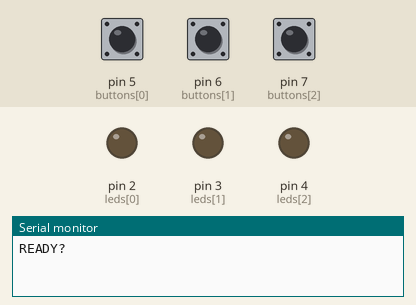
Recording of a sketch running on a simulated Arduino Uno, built with avr-gcc and run on an emulated ATmega328P. Parts: output pins drawn as LEDs (lit = HIGH), the last lines printed to the serial monitor. Dashed ring = blinking. The inputs (shaded band) are chosen by the test bench; at power-on: pin 5 (buttons[0]) LOW, pin 6 (buttons[1]) LOW, pin 7 (buttons[2]) LOW. Random numbers use the default seed unless the sketch sets one.

Above: at 1.5 s.
1.6 s: pin 5 (buttons[0]) pulled HIGH for 0.15 s
At 2.6 s:
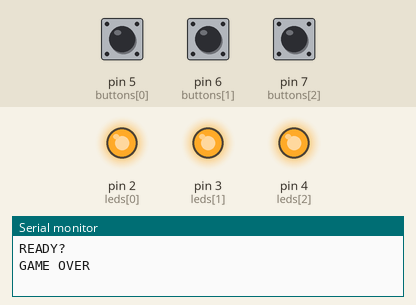
4.7 s: pin 6 (buttons[1]) pulled HIGH for 0.15 s
At 6.3 s:
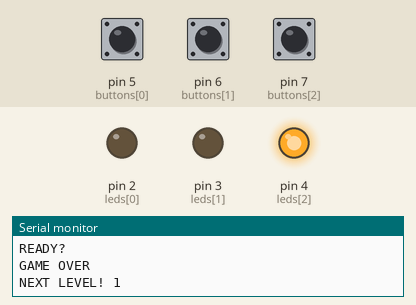
7.4 s: pin 5 (buttons[0]) pulled HIGH for 1 s
At 10.9 s:
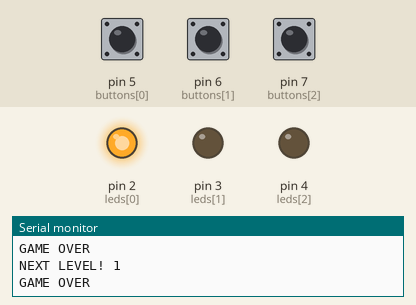
11.4 s: pin 5 (buttons[0]) pulled HIGH for 3.2 s
At 17.4 s:
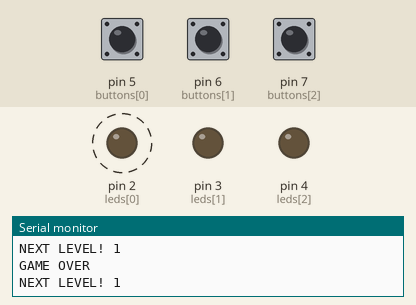
17.6 s: pin 6 (buttons[1]) pulled HIGH for 1 s
At 21.8 s:
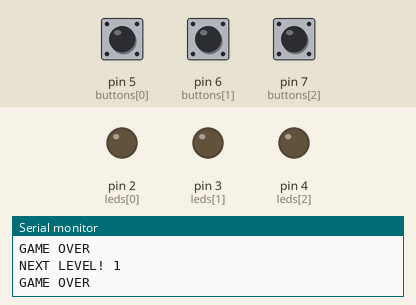
Timing chart, 0 to 22.6 s (numbered marks = the images above; inputs shaded):
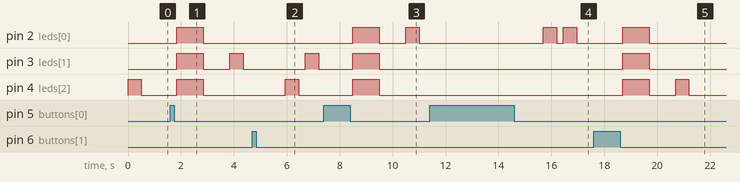

The sketch:

memory_game1.ino
```cpp
int leds[] = {2, 3, 4};
int buttons[] = {5, 6, 7};

int sequence[100];
int level = 1;

void setup() {
  for (int i = 0; i < 3; i++) {
    pinMode(leds[i], OUTPUT);
    pinMode(buttons[i], INPUT);
  }

  randomSeed(analogRead(A0));

  Serial.begin(9600);
  Serial.println("READY?");
}

void loop() {
  for (int i = 0; i < level; i++) {
    sequence[i] = random(0, 3);
  }

  showSequence(level);

  if (getPlayerInput(level)) {
    Serial.print("NEXT LEVEL! ");
    Serial.println(level);
    level++;
    delay(1000);
  } else {
    gameOver();
  }
}

void showSequence(int len) {
  for (int i = 0; i < len; i++) {
    int led = sequence[i];
    digitalWrite(leds[led], HIGH);
    delay(500);
    digitalWrite(leds[led], LOW);
    delay(250);
  }
}

bool getPlayerInput(int len) {
  for (int i = 0; i < len; i++) {
    int pressed = waitForButton();
    if (pressed != sequence[i]) {
      return false;
    }
  }
  return true;
}

int waitForButton() {
  while (true) {
    for (int i = 0; i < 3; i++) {
      if (digitalRead(buttons[i]) == HIGH) {
        while (digitalRead(buttons[i]) == HIGH);
        delay(100);
        return i;
      }
    }
  }
}

void gameOver() {
  Serial.println("GAME OVER");
  for (int i = 0; i < 3; i++) {
    digitalWrite(leds[i], HIGH);
  }
  delay(1000);
  for (int i = 0; i < 3; i++) {
    digitalWrite(leds[i], LOW);
  }
  level = 1;
  delay(1000);
}
```

Measured:
- after the input at 1.6 s, pin 2 (leds[0]), pin 4 (leds[2]): LOW → HIGH after 0.25 s, → LOW 1.0 s later; pin 3 (leds[1]): LOW → HIGH after 0.25 s, → LOW 1.0 s later, → HIGH 1.0 s later, → LOW 0.50 s later
- after the input at 4.7 s, pin 3 (leds[1]): LOW → HIGH after 2.0 s, → LOW 0.50 s later; pin 4 (leds[2]): LOW → HIGH after 1.3 s, → LOW 0.50 s later
- after the input at 7.4 s, pin 2 (leds[0]): LOW → HIGH after 1.1 s, → LOW 1.0 s later, → HIGH 1.0 s later, → LOW 0.50 s later; pin 3 (leds[1]), pin 4 (leds[2]): LOW → HIGH after 1.1 s, → LOW 1.0 s later
- after the input at 11.4 s, pin 2 (leds[0]): alternates HIGH for 0.50 s and LOW for 0.25 s, starting after 4.3 s
- after the input at 17.6 s, pin 2 (leds[0]), pin 3 (leds[1]): LOW → HIGH after 1.1 s, → LOW 1.0 s later; pin 4 (leds[2]): LOW → HIGH after 1.1 s, → LOW 1.0 s later, → HIGH 1.0 s later, → LOW 0.50 s later
